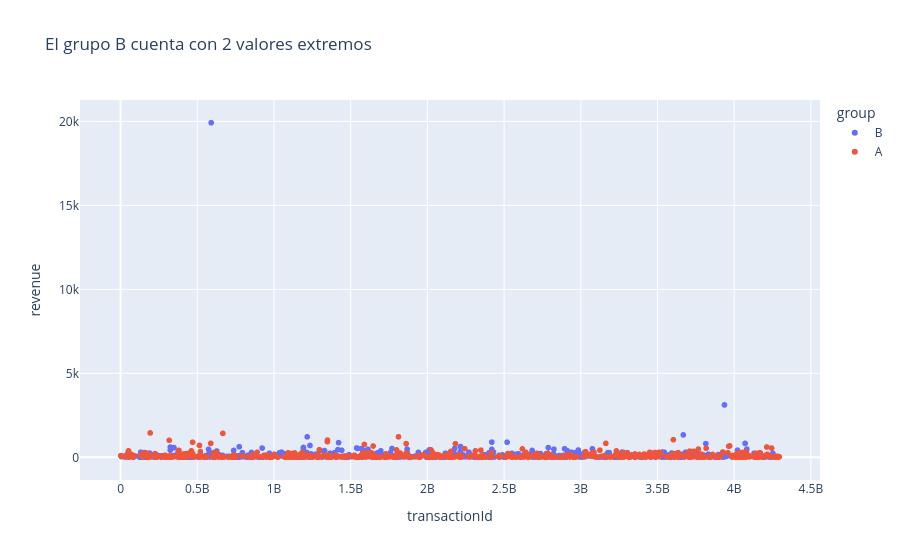

Notebook source saved alongside this figure:
### Markdown cell above
Observemos los precios en los pedidos de cada grupo

### Code cell
# Gráfico de dispersión para los tamaños de los pedidos (orders)

fig = px.scatter(
    orders, x='transactionId', y='revenue', color='group', title='El grupo B cuenta con 2 valores extremos'
)

fig.show()

### Figure 1 — Plotly figure (JSON) as saved in the notebook; plotly's stock layout.template omitted (floating-point values rounded to 4 significant figures; data arrays with more than 128 entries replaced by an {"elided": "..."} marker saying what was removed)
{"data": [{"hovertemplate": "group=B<br>transactionId=%{x}<br>revenue=%{y}<extra></extra>", "legendgroup": "B", "marker": {"color": "#636efa", "symbol": "circle"}, "mode": "markers", "name": "B", "showlegend": true, "type": "scattergl", "x": {"elided": "640 int values"}, "xaxis": "x", "y": {"elided": "640 float values"}, "yaxis": "y"}, {"hovertemplate": "group=A<br>transactionId=%{x}<br>revenue=%{y}<extra></extra>", "legendgroup": "A", "marker": {"color": "#EF553B", "symbol": "circle"}, "mode": "markers", "name": "A", "showlegend": true, "type": "scattergl", "x": {"elided": "557 int values"}, "xaxis": "x", "y": {"elided": "557 float values"}, "yaxis": "y"}], "layout": {"legend": {"title": {"text": "group"}, "tracegroupgap": 0}, "title": {"text": "El grupo B cuenta con 2 valores extremos"}, "xaxis": {"anchor": "y", "domain": [0, 1], "title": {"text": "transactionId"}}, "yaxis": {"anchor": "x", "domain": [0, 1], "title": {"text": "revenue"}}}}
